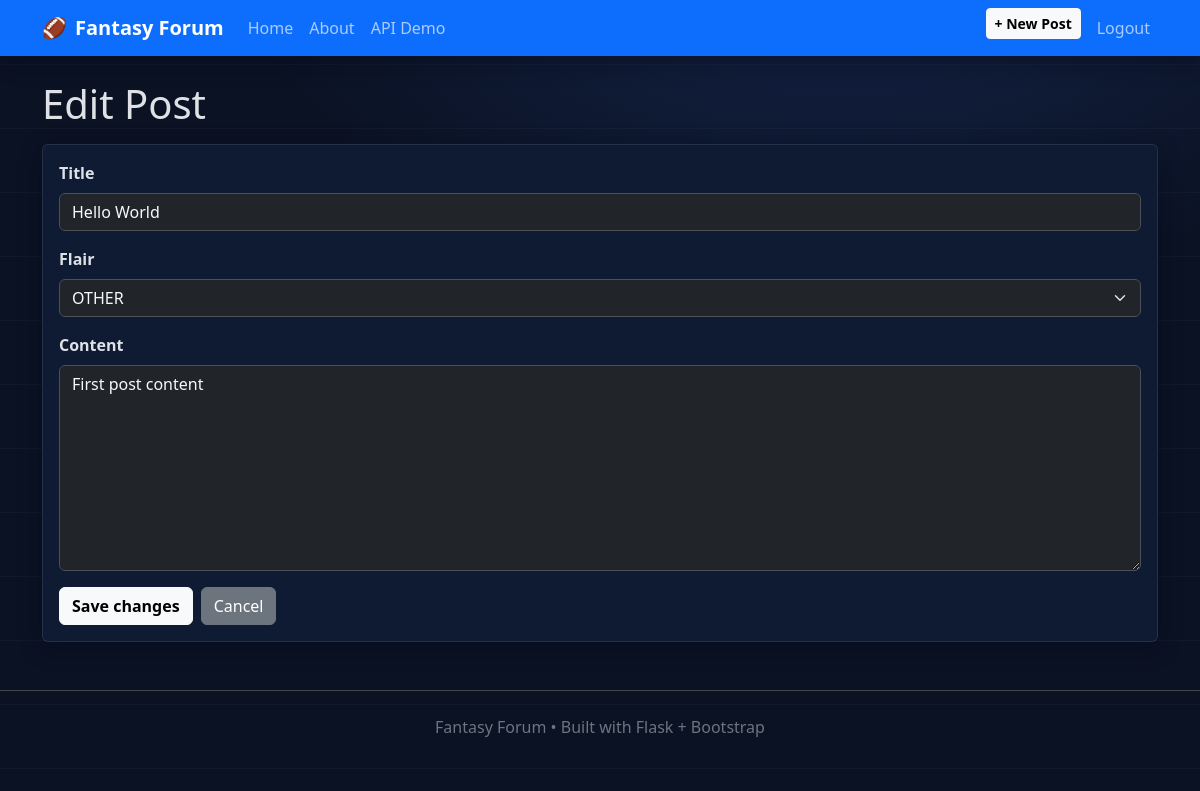
The app's page /post/1/edit (signed in) with its own data.
### app.py (models this page shows, shortened)
class Post(db.Model):
    id = db.Column(db.Integer, primary_key=True)
    title = db.Column(db.String(100), nullable=False)
    date_posted = db.Column(db.DateTime, nullable=False, default=datetime.utcnow)
    flair = db.Column(db.String(20), nullable=False, default="OTHER")
    content = db.Column(db.Text, nullable=False)
    user_id = db.Column(db.Integer, db.ForeignKey('user.id'), nullable=False)
    comments = db.relationship('Comment', backref='post', lazy=True, cascade="all, delete")

### app.py (the view)
@app.route("/post/<int:post_id>/edit", methods=["GET", "POST"])
@login_required
def edit_post(post_id):
    post = Post.query.get_or_404(post_id)
    if post.author != current_user:
        abort(403)
    form = PostForm()
    if form.validate_on_submit():
        post.title = form.title.data
        post.flair = form.flair.data
        post.content = form.content.data
        db.session.commit()
        flash("Post updated.", "success")
        return redirect(url_for("post_detail", post_id=post.id))
    elif request.method == "GET":
        form.title.data = post.title
        form.flair.data = post.flair
        form.content.data = post.content
    return render_template("post_edit.html", title="Edit Post", form=form, post=post)

### forms.py
class PostForm(FlaskForm):
    FLAIR_CHOICES = [
        ("TRADE_HELP", "TRADE HELP"),
        ("WAIVER_WIRE", "WAIVER WIRE ADVICE"),
        ("INJURY_TALK", "INJURY TALK"),
        ("OTHER", "OTHER"),
    ]
    title = StringField('Title', validators=[DataRequired(), Length(min=1, max=100)])
    flair = SelectField('Flair', choices=FLAIR_CHOICES, validators=[DataRequired()], default="OTHER")
    content = TextAreaField('Content', validators=[DataRequired(), Length(min=1)])
    submit = SubmitField('Publish')

### app.py (called while the page is built)
@app.context_processor
def inject_csrf_token():
    return dict(csrf_token=generate_csrf)

@login_manager.user_loader
def load_user(user_id):
    return User.query.get(int(user_id))

### templates/post_edit.html (shortened to what this page needs)
{% extends "base.html" %}
{% block content %}
  <h1 class="mb-3">Edit Post</h1>
  <div class="card ff-card ff-shadow">
    <div class="card-body">
      <form method="POST" novalidate>
        <div class="mb-3">
          <label class="form-label fw-semibold">{{ form.title.label }}</label>
          {{ form.title(class_="form-control bg-dark text-light") }}
        </div>
        <div class="mb-3">
          <label class="form-label fw-semibold">{{ form.flair.label }}</label>
          {{ form.flair(class_="form-select bg-dark text-light") }}
        </div>
        <div class="mb-3">
          <label class="form-label fw-semibold">{{ form.content.label }}</label>
          {{ form.content(class_="form-control bg-dark text-light", rows=8) }}
        </div>
        <div class="d-flex gap-2">
          {{ form.submit(class_="btn btn-light fw-semibold", value="Save changes") }}
          <a class="btn btn-secondary" href="{{ url_for('post_detail', post_id=post.id) }}">Cancel</a>
        </div>
      </form>
    </div>
  </div>
{% endblock %}

### templates/base.html (style rules this page uses)
body { background: radial-gradient(1100px 700px at 70% -10%, #142449 0%, #0b1224 55%) fixed; }
body::before { content:""; position:fixed; inset:0; pointer-events:none; z-index:-1; background: repeating-linear-gradient( to bottom, rgba(255,255,255,.03), rgba(255,255,255,.03) 1px, transparent 1px, transparent 64px ); }
.ff-card { background:#0f1a33; border:1px solid rgba(231,238,251,.10); }
.ff-shadow { box-shadow: 0 6px 22px rgba(2,8,23,.45); }
a, .nav-link { text-decoration: none; }

### records on screen
Post: title "Hello World", flair "OTHER", content "First post content"
